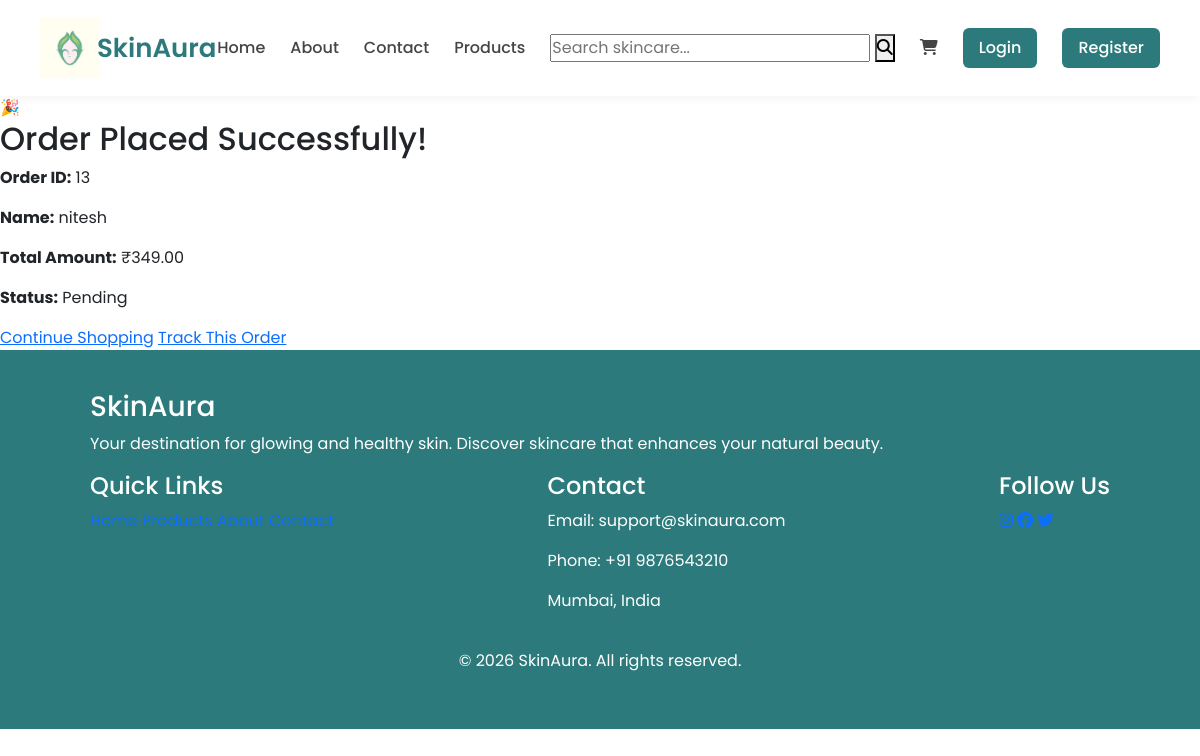
/success/13/, run on the app's committed database.
### home/models.py (models this page shows, shortened)
class Order(models.Model):
    STATUS_CHOICES = (
        ('Pending', 'Pending'),
        ('Confirmed', 'Confirmed'),
        ('Shipped', 'Shipped'),
        ('Delivered', 'Delivered'),
        ('Cancelled', 'Cancelled'),
    )
    user = models.ForeignKey(User, on_delete=models.CASCADE, null=True, blank=True)
    customer_name = models.CharField(max_length=100)
    email = models.EmailField()
    address = models.TextField()
    total_amount = models.DecimalField(max_digits=10, decimal_places=2)
    status = models.CharField(
        max_length=20,
        choices=STATUS_CHOICES,
        default='Pending'
    )
    created_at = models.DateTimeField(auto_now_add=True)

### home/views.py (the view)
# urls.py: path('success/<int:order_id>/', views.order_success, name='order_success'),
def order_success(request, order_id):
    order = Order.objects.get(id=order_id)
    return render(request, 'home/success.html', {'order': order})

### home/templates/home/success.html
{% extends "home/base.html" %}
{% block content %}
<section class="success-section">
    <div class="success-card">
        <div class="success-icon">🎉</div>
        <h2>Order Placed Successfully!</h2>
        <div class="success-details">
            <p><strong>Order ID:</strong> {{ order.id }}</p>
            <p><strong>Name:</strong> {{ order.customer_name }}</p>
            <p><strong>Total Amount:</strong> ₹{{ order.total_amount }}</p>
            <p><strong>Status:</strong> {{ order.status }}</p>
        </div>
        <div class="success-buttons">
            <a href="/" class="btn-primary">Continue Shopping</a>
            <a href="{% url 'track_order' order.id %}"
               class="btn-outline">
                Track This Order
            </a>
        </div>
    </div>
</section>
{% endblock %}

### home/static/home/style.css (style rules this page uses)
* { margin: 0; padding: 0; box-sizing: border-box; }
body { font-family: 'Poppins', sans-serif; }

### data on the page
Order: id "13", customer_name "nitesh", total_amount "349.00", status "Pending"
